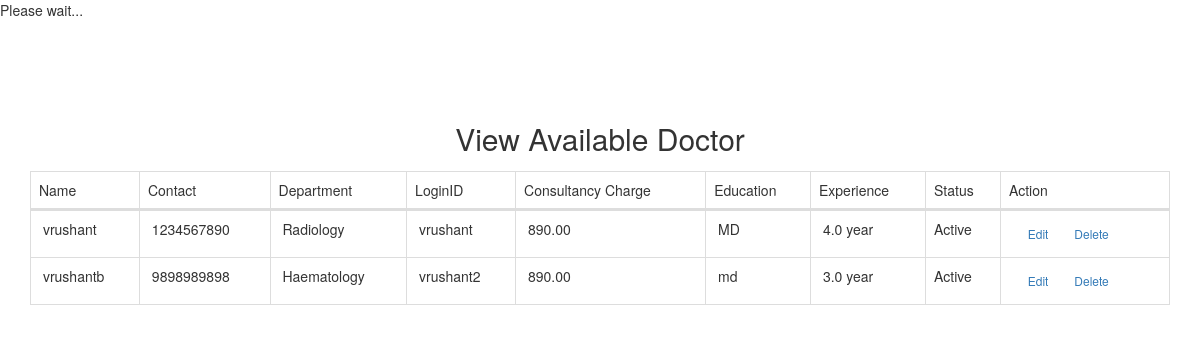
Page /Doctor/viewdoctor.php on the committed database.
### tables this page shows
CREATE TABLE `doctor` (
  `doctorid` int(10) NOT NULL,
  `doctorname` varchar(50) NOT NULL,
  `mobileno` varchar(15) NOT NULL,
  `departmentid` int(10) NOT NULL,
  `loginid` varchar(25) NOT NULL,
  `password` varchar(25) NOT NULL,
  `status` varchar(10) NOT NULL,
  `education` varchar(25) NOT NULL,
  `experience` float(11,1) NOT NULL,
  `consultancy_charge` float(10,2) NOT NULL
);

CREATE TABLE `department` (
  `departmentid` int(10) NOT NULL,
  `departmentname` varchar(100) NOT NULL,
  `description` text NOT NULL,
  `status` varchar(10) NOT NULL
);

### Doctor/viewdoctor.php (the view, shortened to what this page needs)
<?php
include("adformheader.php");
include("dbconnection.php");
?>
<div class="container-fluid">
	<div class="block-header">
		<h2 class="text-center">View Available Doctor</h2>
	</div>
<div class="card">
	<section class="container">
		<table class="table table-bordered table-striped table-hover js-basic-example dataTable">
			<thead>
				<tr>
					<td>Name</td>
					<td>Contact</td>
					<td>Department</td>
					<td>LoginID</td>
					<td>Consultancy Charge</td>
					<td>Education</td>
					<td>Experience</td>
					<td>Status</td>
					<td>Action</td>
				</tr>
			</thead>
			<tbody>
				<?php
				$sql ="SELECT * FROM doctor";
				$qsql = mysqli_query($con,$sql);
				while($rs = mysqli_fetch_array($qsql))
				{
					$sqldept = "SELECT * FROM department WHERE departmentid='$rs[departmentid]'";
					$qsqldept = mysqli_query($con,$sqldept);
					$rsdept = mysqli_fetch_array($qsqldept);
					echo "<tr>
					<td>&nbsp;$rs[doctorname]</td>
					<td>&nbsp;$rs[mobileno]</td>
					<td>&nbsp;$rsdept[departmentname]</td>
					<td>&nbsp;$rs[loginid]</td>
					<td>&nbsp;$rs[consultancy_charge]</td>
					<td>&nbsp;$rs[education]</td>
					<td>&nbsp;$rs[experience] year</td>
					<td>$rs[status]</td>
					<td>&nbsp;
					<a href='doctor.php?editid=$rs[doctorid]' class='btn btn-sm btn-raised g-bg-cyan'>Edit</a> <a href='viewdoctor.php?delid=$rs[doctorid]' class='btn btn-sm btn-raised g-bg-blush2'>Delete</a> </td>
					</tr>";
				}
				?>      </tbody>
			</table>
		</section>
	</div>
</div>
	<?php
	include("adformfooter.php");
	?>

### rows in the picture
doctor: doctorname "vrushant", mobileno "1234567890", departmentid.departmentname "Radiology", loginid "vrushant", consultancy_charge "890.00", education "MD", experience "4.0", status "Active"
doctor: doctorname "vrushantb", mobileno "9898989898", departmentid.departmentname "Haematology", loginid "vrushant2", consultancy_charge "890.00", education "md", experience "3.0", status "Active"
